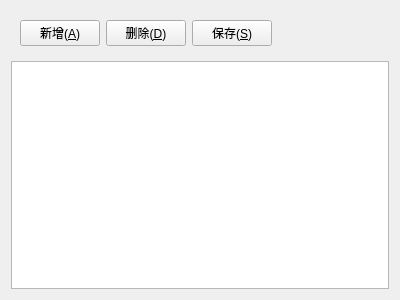
<?xml version="1.0" encoding="UTF-8"?>
<ui version="4.0">
 <class>view_user_mgr</class>
 <widget class="QWidget" name="view_user_mgr">
  <property name="geometry">
   <rect>
    <x>0</x>
    <y>0</y>
    <width>400</width>
    <height>300</height>
   </rect>
  </property>
  <property name="windowTitle">
   <string>Form</string>
  </property>
  <layout class="QGridLayout" name="gridLayout">
   <item row="0" column="0">
    <layout class="QVBoxLayout" name="verticalLayout">
     <item>
      <widget class="QWidget" name="widget" native="true">
       <layout class="QHBoxLayout" name="horizontalLayout">
        <item>
         <widget class="QPushButton" name="pushButton">
          <property name="text">
           <string>新增(&amp;A)</string>
          </property>
         </widget>
        </item>
        <item>
         <widget class="QPushButton" name="pushButton_2">
          <property name="text">
           <string>删除(&amp;D)</string>
          </property>
         </widget>
        </item>
        <item>
         <widget class="QPushButton" name="pushButton_3">
          <property name="text">
           <string>保存(&amp;S)</string>
          </property>
         </widget>
        </item>
        <item>
         <spacer name="horizontalSpacer">
          <property name="orientation">
           <enum>Qt::Horizontal</enum>
          </property>
          <property name="sizeHint" stdset="0">
           <size>
            <width>116</width>
            <height>20</height>
           </size>
          </property>
         </spacer>
        </item>
       </layout>
      </widget>
     </item>
     <item>
      <widget class="QTableWidget" name="tableWidget"/>
     </item>
    </layout>
   </item>
  </layout>
 </widget>
 <resources/>
 <connections/>
</ui>
